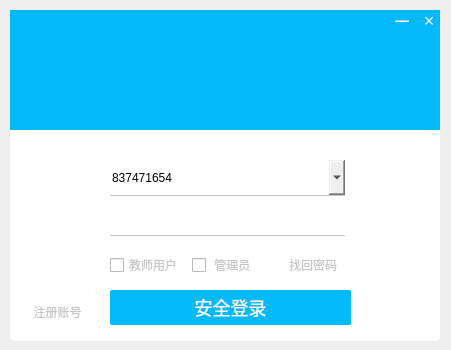
<?xml version="1.0" encoding="UTF-8"?>
<ui version="4.0">
 <class>Login</class>
 <widget class="QWidget" name="Login">
  <property name="geometry">
   <rect>
    <x>0</x>
    <y>0</y>
    <width>451</width>
    <height>350</height>
   </rect>
  </property>
  <property name="windowTitle">
   <string>Login</string>
  </property>
  <widget class="QWidget" name="widget" native="true">
   <property name="geometry">
    <rect>
     <x>10</x>
     <y>10</y>
     <width>430</width>
     <height>331</height>
    </rect>
   </property>
   <property name="styleSheet">
    <string notr="true">QWidget#widget{
    min-height: 330px;
    min-width: 430px;
    background-color: white;
    border-radius: 5%;
}
QComboBox#UserName{
    min-height: 35px;
    min-width: 235px;
    border:none;
    border-bottom: 1px solid rgb(200,200,200);
    font: 18px &quot;微软雅黑&quot;;
    font-weight: 3px;
}
QComboBox#UserName::drop-down{
    
	background-image: url(:/image/comboBox/drop-down.png);
    width: 25px;
}
QComboBox#UserName::drop-down:hover{
    background-image: url(:/image/comboBox/drop-down-hover.png);
    width: 25px;
}
QComboBox#UserName::drop-down:checked{
    background-image: url(:/image/comboBox/drop-down-on.png);
    width: 25px;
}
QComboBox#UserName:hover{
    min-height: 35px;
    min-width: 235px;
    border:none;
    border-bottom: 1px solid rgb(175,175,175);
    font: 18px &quot;微软雅黑&quot;;
    font-weight: 3px;
}
QComboBox#UserName:focus{
    min-height: 35px;
    min-width: 235px;
    border:none;
    border-bottom: 1px solid rgb(5,186,251);
    font: 18px &quot;微软雅黑&quot;;
    font-weight: 3px;
}
QLineEdit#PassWord{
    min-height: 35px;
    min-width: 235px;
    border:none;
    border-bottom: 1px solid  rgb(200,200,200);
    font:  18px &quot;微软雅黑&quot;;
    font-weight: 3px;
}
QLineEdit#PassWord:hover{
    min-height: 35px;
    min-width: 235px;
    border:none;
    border-bottom: 1px solid  rgb(175,175,175);
    font:  18px &quot;微软雅黑&quot;;
    font-weight: 3px;
}
QLineEdit#PassWord:focus{
    min-height: 35px;
    min-width: 235px;
    border:none;
    border-bottom: 1px solid  rgb(5,186,251);
    font:  18px &quot;微软雅黑&quot;;
    font-weight: 3px;
}
QPushButton#LoginBtn{
    min-height: 28px;
    min-width: 235px;
    background-color: rgb(5,186,251);
    border-radius: 2px;
    color: white;
    font-size: 18px;
    font-family: &quot;微软雅黑&quot;;
}
QPushButton#RegisterNew
{
    color: rgb(200,200,200);
    background-color: white;
    border: white;
}
QPushButton#FindBackPass
{
    color: rgb(200,200,200);
    background-color: white;
    border: white;
}
QPushButton#CloseBtn{
    min-height: 20px;
    min-width: 20px;
    background-color: rgb(5,186,251);
    border: white;
    font-size: 18px;
    text-align: center;
    color: white;
}
QPushButton#CloseBtn:hover{
    min-height: 20px;
    min-width: 20px;
    background-color: red;
    border: white;
    font-size: 18px;
    text-align: center;
    color: white;
}
QPushButton#MinxBtn{
    min-height: 20px;
    min-width: 20px;
    background-color: rgb(5,186,251);
    border: white;
    font-size: 18px;
    text-align: center;
    color: white;
}
QPushButton#MinxBtn:hover{
    min-height: 20px;
    min-width: 20px;
    background-color: rgb(200,200,200);
    border: white;
    font-size: 18px;
    text-align: center;
    color: white;
}
QCheckBox{
    color: rgb(200,200,200);
}
QLabel#Logo{
    min-height: 120px;
    min-width: 430px;
    background-color: rgb(5,186,251);
    text-align: left;
}
QLabel#HeadPic{
    min-height: 80px;
    min-width: 80px;
    border-radius: 40px;
    border: 1px white;
}</string>
   </property>
   <widget class="QWidget" name="layoutWidget">
    <property name="geometry">
     <rect>
      <x>100</x>
      <y>240</y>
      <width>241</width>
      <height>31</height>
     </rect>
    </property>
    <layout class="QHBoxLayout" name="horizontalLayout">
     <item>
      <widget class="QCheckBox" name="Teacher_user">
       <property name="text">
        <string>教师用户</string>
       </property>
      </widget>
     </item>
     <item>
      <widget class="QCheckBox" name="Admin_user">
       <property name="text">
        <string> 管理员</string>
       </property>
      </widget>
     </item>
     <item>
      <widget class="QPushButton" name="FindBackPass">
       <property name="focusPolicy">
        <enum>Qt::ClickFocus</enum>
       </property>
       <property name="text">
        <string>找回密码</string>
       </property>
      </widget>
     </item>
    </layout>
   </widget>
   <widget class="QLineEdit" name="PassWord">
    <property name="geometry">
     <rect>
      <x>100</x>
      <y>190</y>
      <width>235</width>
      <height>36</height>
     </rect>
    </property>
   </widget>
   <widget class="QPushButton" name="LoginBtn">
    <property name="geometry">
     <rect>
      <x>100</x>
      <y>280</y>
      <width>241</width>
      <height>35</height>
     </rect>
    </property>
    <property name="text">
     <string>安全登录</string>
    </property>
   </widget>
   <widget class="QComboBox" name="UserName">
    <property name="geometry">
     <rect>
      <x>100</x>
      <y>150</y>
      <width>235</width>
      <height>36</height>
     </rect>
    </property>
    <property name="editable">
     <bool>true</bool>
    </property>
    <item>
     <property name="text">
      <string>837471654</string>
     </property>
    </item>
    <item>
     <property name="text">
      <string>1472499224</string>
     </property>
    </item>
   </widget>
   <widget class="QLabel" name="Logo">
    <property name="geometry">
     <rect>
      <x>0</x>
      <y>0</y>
      <width>430</width>
      <height>120</height>
     </rect>
    </property>
    <property name="text">
     <string/>
    </property>
   </widget>
   <widget class="QPushButton" name="RegisterNew">
    <property name="geometry">
     <rect>
      <x>10</x>
      <y>290</y>
      <width>75</width>
      <height>23</height>
     </rect>
    </property>
    <property name="text">
     <string>注册账号</string>
    </property>
   </widget>
   <widget class="QLabel" name="HeadPic">
    <property name="geometry">
     <rect>
      <x>180</x>
      <y>60</y>
      <width>80</width>
      <height>80</height>
     </rect>
    </property>
    <property name="focusPolicy">
     <enum>Qt::ClickFocus</enum>
    </property>
    <property name="text">
     <string/>
    </property>
    <property name="pixmap">
     <pixmap resource="img.qrc">:/img/head-normal.png</pixmap>
    </property>
    <property name="scaledContents">
     <bool>true</bool>
    </property>
   </widget>
   <widget class="QPushButton" name="CloseBtn">
    <property name="geometry">
     <rect>
      <x>407</x>
      <y>0</y>
      <width>24</width>
      <height>20</height>
     </rect>
    </property>
    <property name="text">
     <string>×</string>
    </property>
   </widget>
   <widget class="QPushButton" name="MinxBtn">
    <property name="geometry">
     <rect>
      <x>380</x>
      <y>0</y>
      <width>24</width>
      <height>20</height>
     </rect>
    </property>
    <property name="text">
     <string>－</string>
    </property>
   </widget>
  </widget>
 </widget>
 <resources>
  <include location="img.qrc"/>
 </resources>
 <connections/>
</ui>
